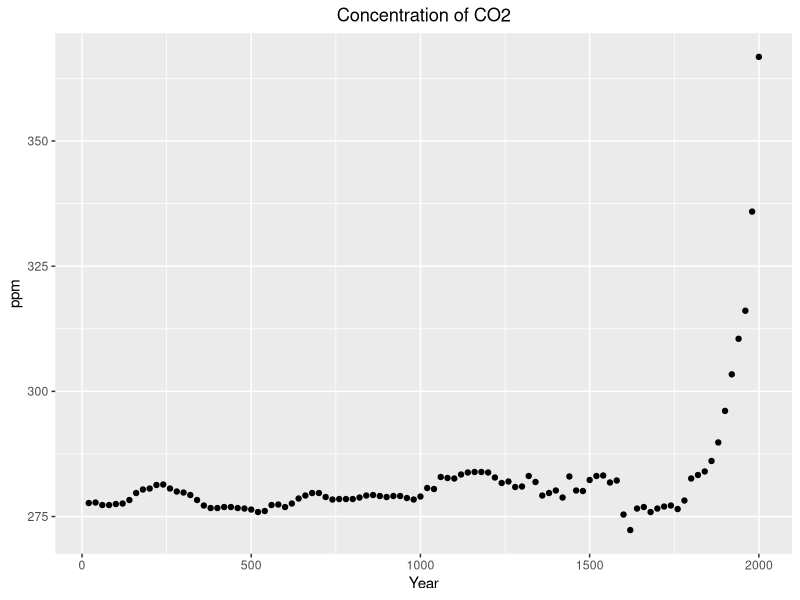
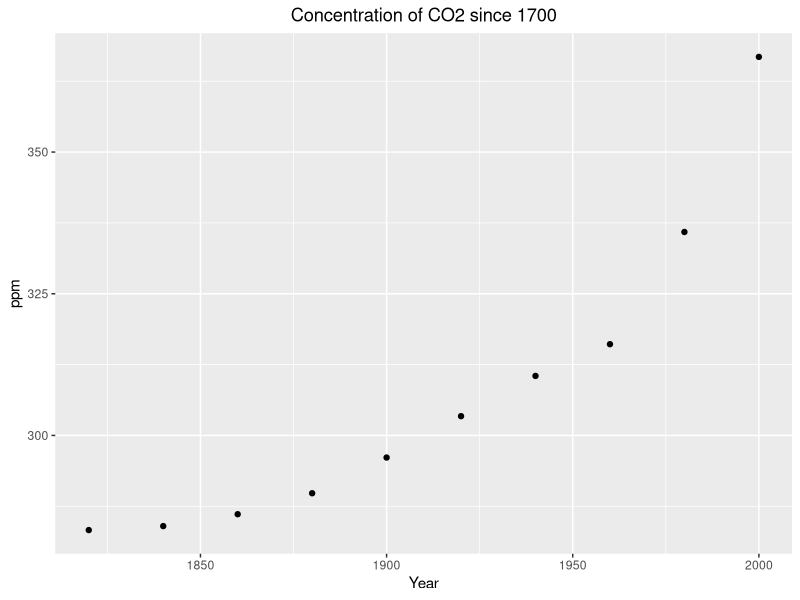

The R script that drew these images, in order:
## ---- chunk 1
knitr::opts_chunk$set(echo = TRUE)
## ---- chunk 2
library("dslabs")
data("greenhouse_gases")
library(dplyr)
greenhouse_gases_co2 <- greenhouse_gases %>%
  filter(gas == "CO2")
summary(greenhouse_gases_co2)
## ---- chunk 3
library("dslabs")
library(ggplot2)
data("greenhouse_gases")
greenhouse_gases_co2 <- greenhouse_gases %>%
  filter(gas == "CO2")
ggplot(greenhouse_gases_co2, aes(x = year, y = concentration)) +
  geom_point() + ggtitle("Concentration of CO2") +
  xlab("Year") + ylab("ppm") + theme(
    plot.title = element_text(hjust = 0.5))
## ---- chunk 4
data("greenhouse_gases")
greenhouse_gases_co2 <- greenhouse_gases %>%
  filter(gas == "CO2", year>1800)
ggplot(greenhouse_gases_co2, aes(x = year, y = concentration)) +
  geom_point() + ggtitle("Concentration of CO2 since 1700") +
  xlab("Year") + ylab("ppm") + theme(
    plot.title = element_text(hjust = 0.5))
